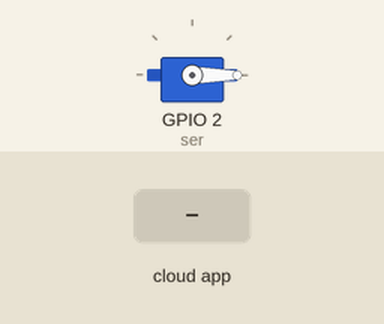
The sketch below on a simulated ESP8266 (NodeMCU). Shown: servo. The inputs (shaded band) are chosen by the test bench. WiFi joins after 1.5 s; servers stay silent unless stated; no MQTT or app messages arrive unless stated.

Above: at 2.7 s.
2.8 s: the phone or cloud app sets servo to 1
At 3.3 s:
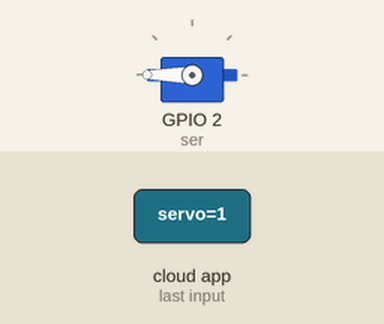
4.3 s: the phone or cloud app sets servo to 0
At 5.1 s:
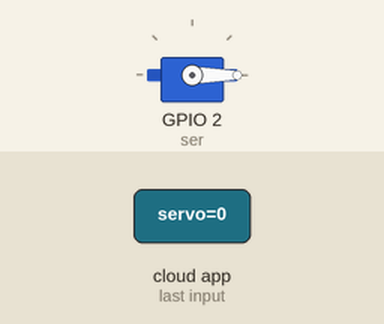
Timing chart, 0 to 7.3 s (numbered marks = the images above; inputs shaded):
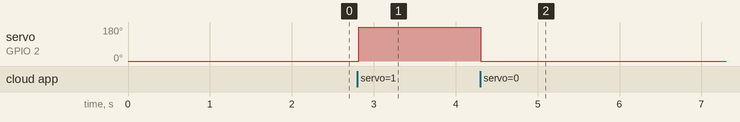

The sketch:

nodemcu.ino
```cpp
#include "config.h"

void setup() {
  Serial.begin(115200);
  //servo attach to pin
  ser.attach(2);
  ser.write(0);

  // wifi connection begin
  WiFi.begin(WLAN_SSID, WLAN_PASS);
  while (WiFi.status() != WL_CONNECTED) {
    delay(500);
  }
  mqtt.subscribe(&servo);
}
void loop() {

  //connect to mqtt service
  MQTT_connect();

  //millis
  unsigned long currentTime = millis();

  //subscibe data
  Adafruit_MQTT_Subscribe *subscription;
  while ((subscription = mqtt.readSubscription(10000))) {
    if (subscription == &servo) {
      int servo_State = atoi((char *)servo.lastread);
      {
        if (servo_State == 1) {
          ser.write(180);
        }
        else
          ser.write(0);
      }
    }
  }

  //-----reading sensor and publish-----
  if (currentTime - previousTime >= eventInterval) {

    //reading sensor
    int sValue = analogRead(A0);
    byte mValue = map(sValue, 0, 1024, 0, 100);

    //tweaking some inconsistan reading value
    if (mValue > 100) {
      mValue = 100;
    }
    if (mValue < 50) {
      mValue = 50;
    }
    level.publish(mValue); //level
    previousTime = currentTime;
  }
  delay(20);
}
```

mqtt.ino
```cpp
//sub fuction for starting the mqtt services
void MQTT_connect() {
  int8_t ret;
  if (mqtt.connected()) {
    return;
  }
  uint8_t retries = 3;
  while ((ret = mqtt.connect()) != 0) {
    mqtt.disconnect();
    delay(5000);
    retries--;
    if (retries == 0) {
      while (1);
    }
  }
}
```

config.h
```cpp
//define pin
#include <Servo.h>
Servo ser;

//initial data value
int pos = 0;
int val = 0 ;

//library
#include "ESP8266WiFi.h"
#include "Adafruit_MQTT.h"
#include "Adafruit_MQTT_Client.h"

//millis timing
const unsigned long eventInterval = 3000; //1000 for 1s
unsigned long previousTime = 0;

//wifi config
#define WLAN_SSID       "azzar's phone"             // Your SSID
#define WLAN_PASS       "password"         // Your password

//aio config
#define AIO_SERVER      "io.adafruit.com"
#define AIO_SERVERPORT  1883                   // use 8883 for SSL
#define AIO_USERNAME    "Izmi"
#define AIO_KEY         "aio_yqlp10lxHXid8PGKx1DDaJlkP1Bl"

//WIFI CLIENT
WiFiClient client;

//starting mqtt services
void MQTT_connect();

//mqtt client
Adafruit_MQTT_Client mqtt(&client, AIO_SERVER, AIO_SERVERPORT, AIO_USERNAME, AIO_KEY);

//mqtt subscribe
Adafruit_MQTT_Subscribe servo = Adafruit_MQTT_Subscribe(&mqtt, AIO_USERNAME"/feeds/servo");

//mqtt publish
//Adafruit_MQTT_Publish weight  = Adafruit_MQTT_Publish(&mqtt, AIO_USERNAME "/feeds/weight");
Adafruit_MQTT_Publish level   = Adafruit_MQTT_Publish(&mqtt, AIO_USERNAME "/feeds/level");
```

Measured:
- after the input at 2.8 s, servo on GPIO 2 (ser): 0° → 180° at once
- after the input at 4.3 s, servo on GPIO 2 (ser): 180° → 0° at once
